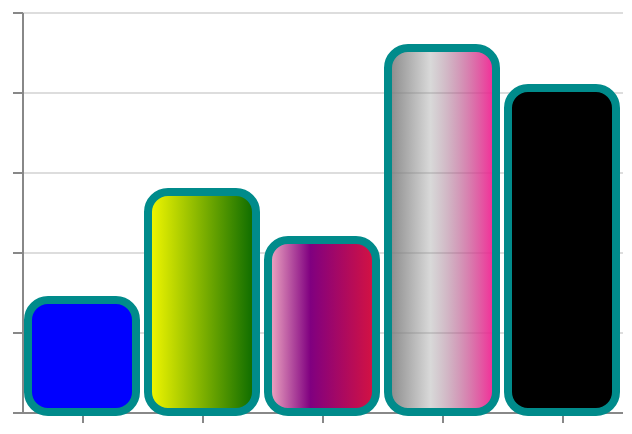

Write a Vega-Lite specification for this figure.
### Vega specification from a JSON file in a GitHub repository (floating-point values rounded to 4 significant figures)
{"$schema": "https://vega.github.io/schema/vega/v5.json", "description": "A simple bar chart with embedded data.", "background": "white", "padding": 5, "height": 200, "style": "cell", "encode": {"update": {"stroke": {"value": "transparent"}}}, "data": [{"name": "source_0", "values": [{"a": "A", "b": 28, "fill": "blue"}, {"a": "B", "b": 55, "fill": {"gradient": "linear", "stops": [{"offset": 0, "color": "yellow"}, {"offset": 1, "color": "darkgreen"}]}}, {"a": "C", "b": 43, "fill": {"gradient": "linear", "stops": [{"offset": 0, "color": "pink"}, {"offset": 0.4, "color": "purple"}, {"offset": 1, "color": "crimson"}]}}, {"a": "D", "b": 91, "fill": {"gradient": "linear", "stops": [{"offset": 0, "color": "rgb(128, 128, 128)"}, {"offset": 0.4, "color": "rgba(128, 128, 128, 0.3)"}, {"offset": 1, "color": "deeppink"}]}}, {"a": "E", "b": 81, "fill": "black"}]}, {"name": "data_0", "source": "source_0", "transform": [{"type": "stack", "groupby": ["a"], "field": "b", "sort": {"field": [], "order": []}, "as": ["b_start", "b_end"], "offset": "zero"}, {"type": "filter", "expr": "isValid(datum[\"b\"]) && isFinite(+datum[\"b\"])"}]}], "signals": [{"name": "x_step", "value": 60}, {"name": "width", "update": "bandspace(domain('x').length, 0.1, 0.05) * x_step"}], "marks": [{"name": "marks", "type": "rect", "style": ["bar"], "from": {"data": "data_0"}, "encode": {"update": {"fill": {"field": "fill"}, "cornerRadius": {"value": 10}, "stroke": {"value": "darkcyan"}, "strokeWidth": {"value": 4}, "ariaRoleDescription": {"value": "bar"}, "description": {"signal": "\"a: \" + (isValid(datum[\"a\"]) ? datum[\"a\"] : \"\"+datum[\"a\"]) + \"; b: \" + (format(datum[\"b\"], \"\"))"}, "x": {"scale": "x", "field": "a"}, "width": {"signal": "max(0.25, bandwidth('x'))"}, "y": {"scale": "y", "field": "b_end"}, "y2": {"scale": "y", "field": "b_start"}}}}], "scales": [{"name": "x", "type": "band", "domain": {"data": "data_0", "field": "a", "sort": true}, "range": {"step": {"signal": "x_step"}}, "paddingInner": 0.1, "paddingOuter": 0.05}, {"name": "y", "type": "linear", "domain": {"data": "data_0", "fields": ["b_start", "b_end"]}, "range": [{"signal": "height"}, 0], "nice": true, "zero": true}], "axes": [{"scale": "y", "orient": "left", "gridScale": "x", "grid": true, "tickCount": {"signal": "ceil(height/40)"}, "domain": false, "labels": false, "aria": false, "maxExtent": 0, "minExtent": 0, "ticks": false, "zindex": 0}, {"scale": "x", "orient": "bottom", "grid": false, "labels": false, "labelAngle": 0, "labelBaseline": "top", "zindex": 0}, {"scale": "y", "orient": "left", "grid": false, "labels": false, "labelOverlap": true, "tickCount": {"signal": "ceil(height/40)"}, "zindex": 0}]}
